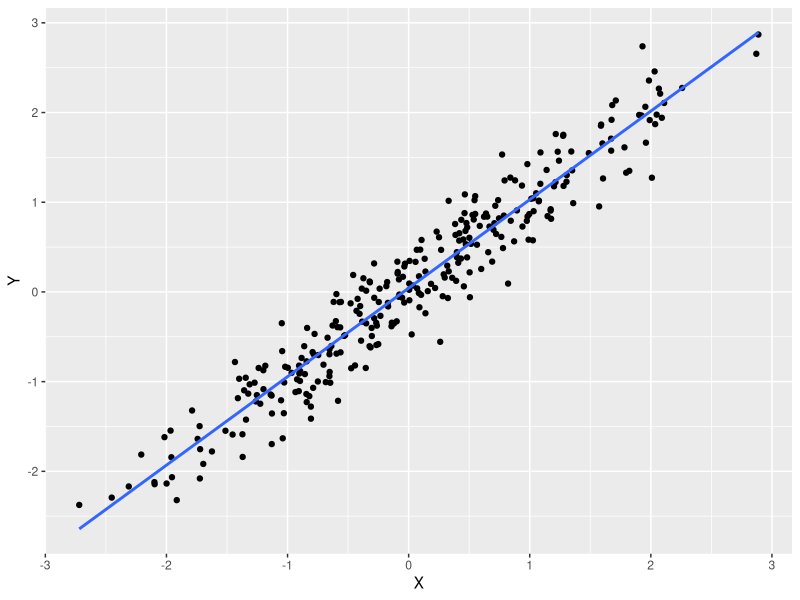
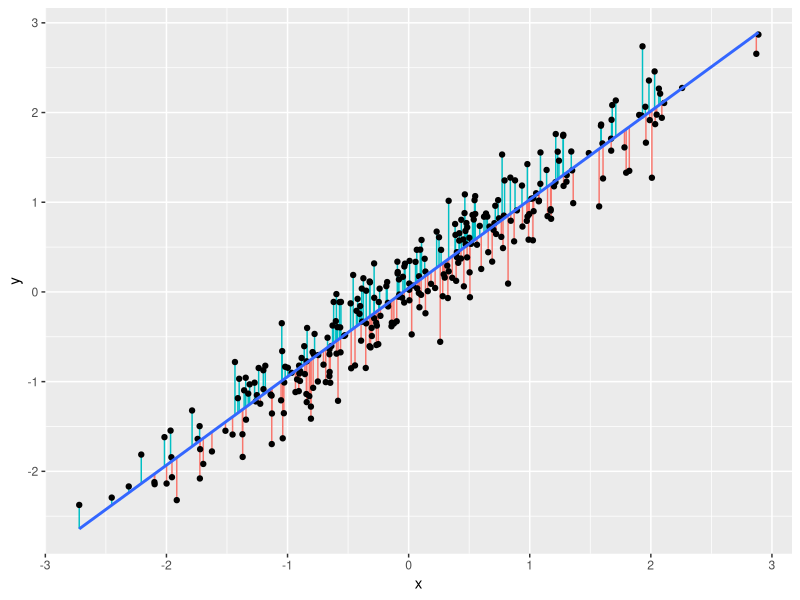
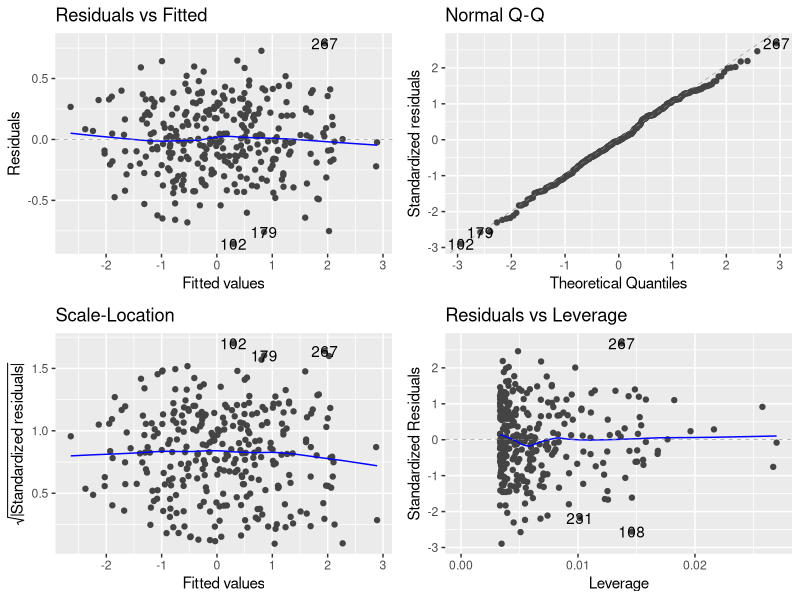
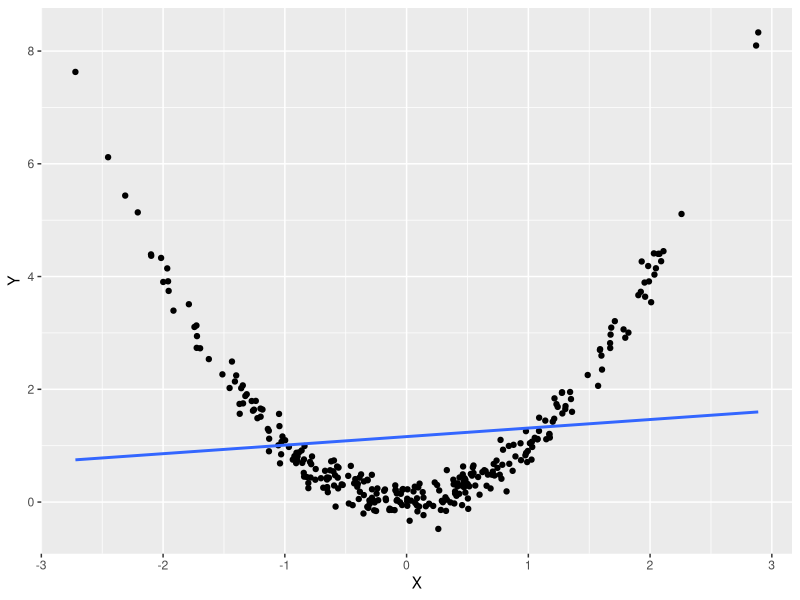
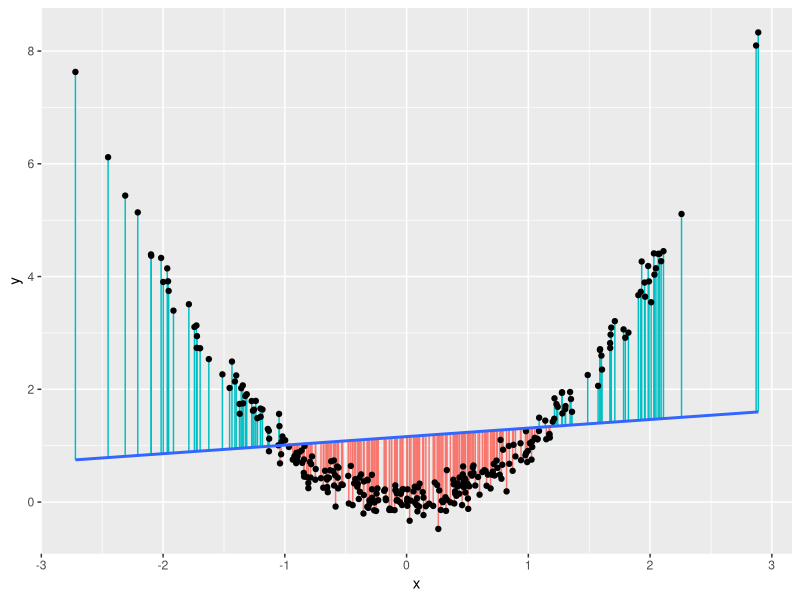
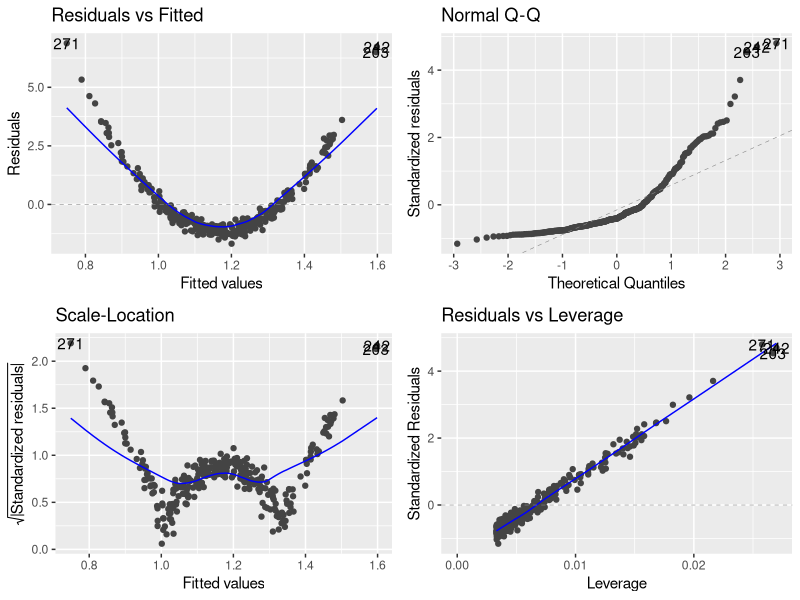
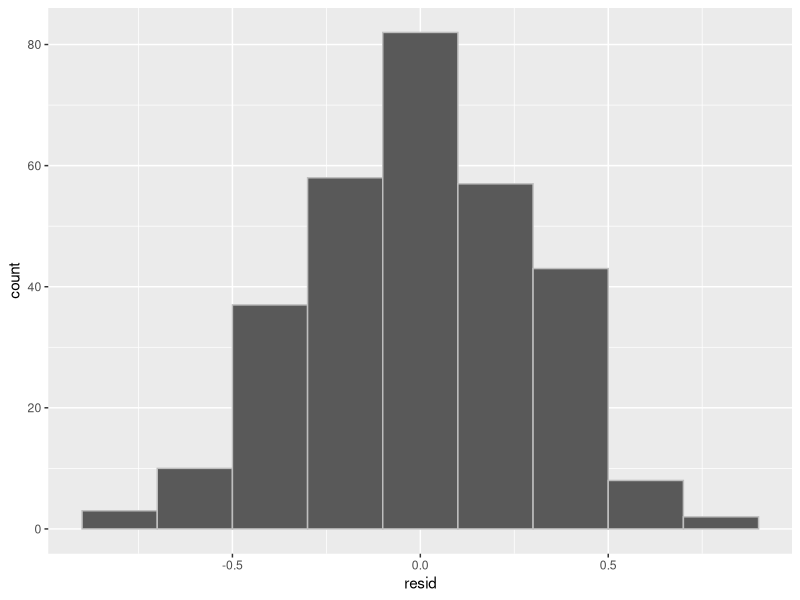
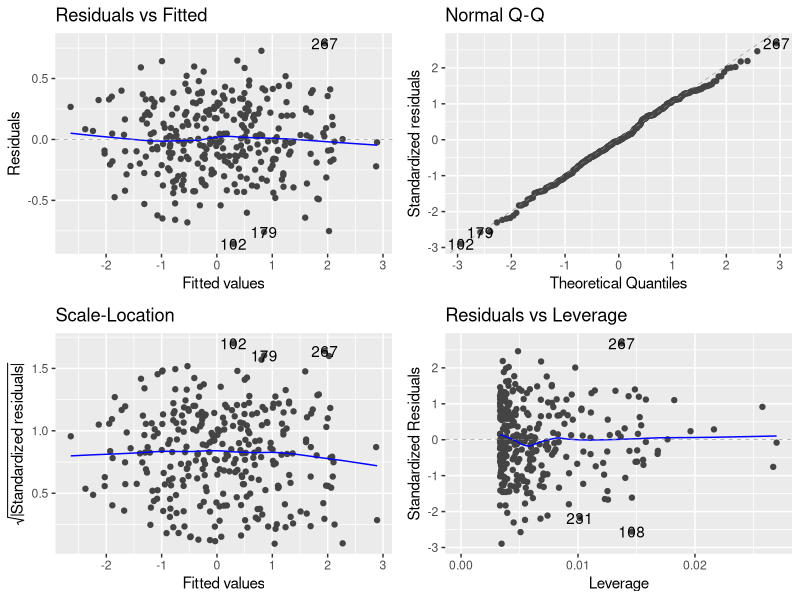

Reproduce these figures in R, in order.
## ---- chunk 1
# Include setup
library(tidyverse)
library(ggfortify)
library(knitr)

knitr::opts_chunk$set(
  echo = FALSE, fig.align = "center"
)

hook_output <- knit_hooks$get("output")
knit_hooks$set(output = function(x, options) {
  lines <- options$output.lines
  if (is.null(lines)) {
    return(hook_output(x, options))  # pass to default hook
  }
  x <- unlist(strsplit(x, "\n"))
  more <- "..."
  if (length(lines) == 1) {        # first n lines
    if (length(x) > lines) {
      # truncate the output, but add ....
      x <- c(head(x, lines), more)
    }
  } else {
    x <- c(more, x[lines], more)
  }
  # paste these lines together
  x <- paste(c(x, ""), collapse = "\n")
  hook_output(x, options)
})
## ---- chunk 2
linear_data = read.csv("week_03_docs/linear_data.csv")
nonlinear_data = read.csv("week_03_docs/nonlinear_data.csv")
non_normal = read.csv("week_03_docs/nonnormal_data.csv")
heter_data = read.csv("week_03_docs/heter_data.csv")
outlier_residual = read.csv("week_03_docs/outlier_data.csv")
# outlier_leverage = read.csv("week_04_docs/")
# outlier_influence = read.csv("week_04_docs/")
options(scipen = 999)
## ---- chunk 3
#| eval: true
#| echo: true
#| output: true
library(tidyverse)
ggplot(linear_data, aes(x=X, y=Y)) +
  geom_point() +
  geom_smooth(method="lm", se = FALSE)
## ---- chunk 4
set.seed(2)
x=rnorm(300) 
y=x+rnorm(300, 0, 0.3)
model <- lm(y ~ x)
fitted = predict(model)
ggplot(data.frame(x=x, y=y), aes(x=x, y=y)) +
  geom_segment(aes(xend=x, yend=fitted, col=ifelse(fitted-y>0, "green", "red")), show.legend=F) +
  geom_point() +
  geom_smooth(method="lm", se=F)
## ---- chunk 5
#| eval: true
#| echo: true
#| output: true
library(ggfortify)

lm1 = lm(Y ~ X, data = linear_data)
autoplot(lm1)
## ---- chunk 6
#| eval: true
#| echo: true
#| output: true
ggplot(nonlinear_data, aes(x = X, y = Y)) +
  geom_point() +
  geom_smooth(method="lm", se = FALSE)
## ---- chunk 7
set.seed(2)
x=rnorm(300) 
y=x^2+rnorm(300, 0, 0.2)
model <- lm(y ~ x)
fitted = predict(model)
ggplot(data.frame(x=x, y=y), aes(x=x, y=y)) +
  geom_segment(aes(xend=x, yend=fitted, col=ifelse(fitted-y>0, "green", "red")), show.legend=F) +
  geom_point() +
  geom_smooth(method="lm", se = FALSE)
## ---- chunk 8
#| eval: true
#| echo: true
#| output: true
lm2 = lm(Y ~ X, data = nonlinear_data)
autoplot(lm2)
## ---- chunk 9
#| eval: true
#| echo: true
#| output: true

linear_data = linear_data %>% 
  mutate(resid = residuals(lm1))

ggplot(linear_data, aes(x = resid)) + 
  geom_histogram(color = "grey", binwidth = 0.2) 

## ---- chunk 10
#| eval: true
#| echo: true
#| output: true

lm1 = lm(Y ~ X, data = linear_data)
autoplot(lm1)
## ---- chunk 11
ggplot(non_normal, aes(x = X, y = Y)) +
  geom_point() +
  geom_smooth(method="lm", se=F)
## ---- chunk 12
#| eval: true
#| echo: true
#| output: true
lm3 = lm(Y ~ X, data = non_normal)

non_normal = non_normal %>% 
  mutate(resid = residuals(lm3))

ggplot(non_normal, aes(x = resid)) + 
  geom_histogram(color = "grey", binwidth = 1) 
## ---- chunk 13
#| eval: true
#| echo: true
#| output: true

autoplot(lm3)
## ---- chunk 14
heter_data = read.csv("week_03_docs/heter_data.csv")
## ---- chunk 15
#| eval: true
#| echo: true
#| output: true
ggplot(heter_data, aes(x = X, y = Y)) +
  geom_point() +
  geom_smooth(method="lm", se = FALSE)
## ---- chunk 16
#| eval: true
#| echo: true
#| output: true

lm4 = lm(Y ~ X, data = heter_data)
autoplot(lm4)
## ---- chunk 17
houses = read.csv("week_03_docs/houses.csv")
## ---- chunk 18
#| eval: true
#| echo: true
#| output: true

model.houses = lm(price ~ area, data = houses)
autoplot(model.houses)
## ---- chunk 19
outlier_residual = read.csv("week_03_docs/outlier_residual.csv")
## ---- chunk 20
hx <- 0
hy <- -8
ggplot(outlier_residual, aes(x=X, y=Y)) +
  geom_point(col = ifelse(outlier_residual$X == hx & outlier_residual$Y == hy, "red", "black")) +
  geom_smooth(method = "lm", se=F)
## ---- chunk 21
#| eval: true
#| echo: true
#| output: true
lm5 = lm(Y ~ X, data = outlier_residual)
autoplot(lm5)
## ---- chunk 22
outlier_leverage = read.csv("week_03_docs/outlier_leverage.csv")
## ---- chunk 23
hx <- 5
hy <- 5
ggplot(outlier_leverage, aes(x=X, y=Y)) +
  geom_point(col = ifelse(outlier_leverage$X == hx & outlier_leverage$Y == hy, "red", "black")) +
  geom_smooth(method = "lm", se=F)
## ---- chunk 24
#| eval: true
#| echo: true
#| output: true
lm6 = lm(Y ~ X, data = outlier_leverage)
autoplot(lm6)
## ---- chunk 25
outlier_influence = read.csv("week_03_docs/outlier_influence.csv")
## ---- chunk 26
hx <- 7.5
hy <- -7
ggplot(outlier_influence, aes(x=X, y=Y)) +
  geom_point(col = ifelse(outlier_influence$X == hx & outlier_influence$Y == hy, "red", "black")) +
  geom_smooth(method = "lm", se=F)
## ---- chunk 27
#| eval: true
#| echo: true
#| output: true
lm7 = lm(Y ~ X, data = outlier_influence)
autoplot(lm7)
